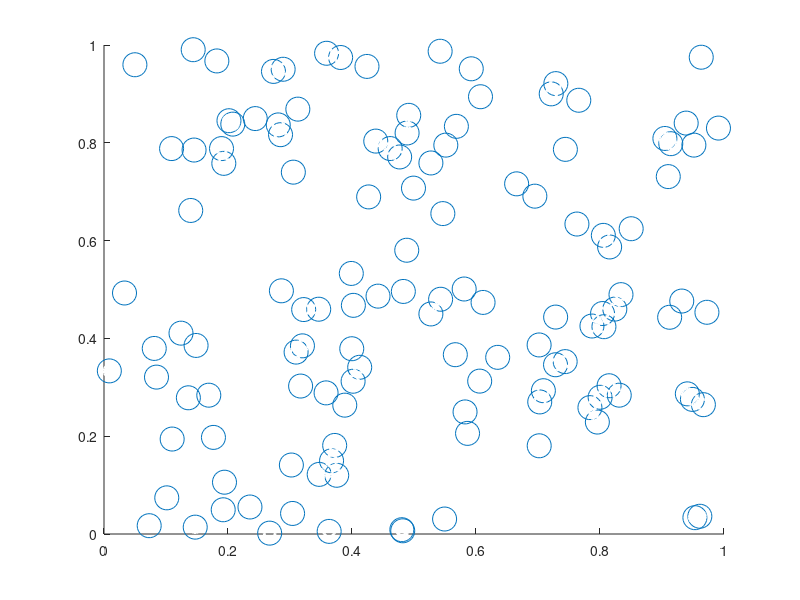

The MATLAB source for this figure: (Note: this script raises an error after producing the figure.)
% @file     lloyd.m
% @author   afruehstueck
% @date     23/03/2017

function lloyd(N, max_iterations, max_error, seed_from_center)
    %% settings
    % number of seed points
    if nargin < 1
        N = 128;
        seed_from_center = false;

        % iterate until error gets small
        max_error = 1e-8;
        % additional constraint to avoid iterating forever
        max_iterations = 500;
    end
    
    %%
    %initialize random point positions    
    if seed_from_center
        % seed from center
        pts_x = 0.4 + rand(N, 1) * 0.2;
        pts_y = 0.4 + rand(N, 1) * 0.2;
    else
        % seed in entire plot
        pts_x = rand(N, 1);
        pts_y = rand(N, 1);
    end
        
    %initialize centroids
    cts_x = ones(N, 1);
    cts_y = ones(N, 1);
    
    % bounding box
    bounds = [ 0, 0; 0, 1; 1, 1; 1, 0 ];
    
    % create figure
    scr = get(0, 'ScreenSize'); 
    figure('Name', 'Lloyd''s Algorithm', 'NumberTitle', 'off', 'Position', [100 150 2*scr(4)/3 2*scr(4)/3]);
    hold on;
    
    % assign random colors from colormap to cells
    colors = viridis(N);
    
    % polygon plots for each cell
    cells_plots = zeros(N, 1);
    for idx = 1:N
        cells_plots(idx) = patch(pts_x(idx), pts_y(idx), colors(idx, :));
    end
    
    % plot containing the current points - colormap shows the current error
    % for each point: the more yellow it gets, the smaller the error
    pts_plot = scatter(pts_x, pts_y, 300, 'r.');
    colormap(flipud(autumn))
    caxis([1e-5 1e-3])
    
    % plot containing the polygon centroids
    cts_plot = plot(pts_x, pts_y, 'wo', 'MarkerSize', 8, 'LineWidth', 2);
    
    cur_iteration = 0;
    %initialize mean squared error
    MSE = 1;
    while(MSE > max_error && cur_iteration < max_iterations)   
        cur_iteration = cur_iteration + 1;
        
        % use helper function to calculate bounded voronoi regions
        [V, C] = voronoiBounded(pts_x, pts_y, bounds);

        for idx = 1:numel(C)
            verts_x = V(C{idx}, 1);
            verts_y = V(C{idx}, 2);
            [cts_x(idx), cts_y(idx)] = centroid(verts_x, verts_y);
        
            % update the voronoi cells in plot
            set(cells_plots(idx), 'XData', verts_x, 'YData', verts_y);
        end
        
        % calculate euclidean distances between point positions and new centroid positions
        errors = norm_per_row([cts_x cts_y] - [pts_x pts_y]);
        squared_errors = errors.^2;
        MSE = 1/N * sum(squared_errors);
        disp(['current MSE: ', num2str(MSE)]);
        
        % move all points to new centroid positions (unless these are nan)
        pts_x = ~isnan(cts_x) .* cts_x + isnan(cts_x) .* pts_x;
        pts_y = ~isnan(cts_y) .* cts_y + isnan(cts_y) .* pts_y;
        
        % update centroid positions in plot
        set(cts_plot, 'XData', cts_x, 'YData', cts_y);
        
        % redraw all plot contents during animation
        drawnow;
        
        % update point positions in plot
        set(pts_plot, 'XData', pts_x, 'YData', pts_y, 'CData', errors);
    end
    
    % output evaluation
    if cur_iteration == max_iterations
        disp(['suspended algorithm after ', num2str(max_iterations), ' iterations']);
    else
        disp(['algorithm converged after ', num2str(cur_iteration), ' iterations']);
    end
end

% http://www.mathworks.com/matlabcentral/fileexchange/34428-voronoilimit
function [V, C] = voronoiBounded(x, y, bounds)
    % add 4 additional edges
    xA = [x; 0;  0; -2; 2];
    yA = [y; -2; 2;  0; 0];

    [vi, ci] = voronoin([xA, yA]);

    % remove the last 4 cells
    C = ci(1:end-4);
    V = vi;
    
    for idx=1:length(C)
            % convert the contour coordinate to clockwise order
            pts = V(C{idx},:);
            K = convhull(pts);
            K = K(end-1:-1:1);
            C{idx} = C{idx}(K);
            X2 = pts(K, 1);
            Y2 = pts(K, 2);
            % polybool restricts polygons to domain
            % if all points are inside the bounding box, then skip it
            if (all((X2 <= max(bounds(:, 1))) & (X2 >= min(bounds(:, 1))) & (Y2 <= max(bounds(:, 2))) & (Y2 >= min(bounds(:, 2))))) continue; end;
        
            [vert_x, vert_y] = polybool('intersection', bounds(:, 1), bounds(:, 2), X2, Y2);
            
            inds = nan(1, length(vert_x));
            for vert_i = 1:length(vert_x)
                if any(V(:, 1) == vert_x(vert_i)) && any(V(:, 2) == vert_y(vert_i))
                    i_x = find(V(:, 1) == vert_x(vert_i));
                    i_y = find(V(:, 2) == vert_y(vert_i));
                    for ib=1:length(i_x)
                        if any(i_x(ib) == i_y)
                            inds(vert_i) = i_x(ib);
                        end
                    end
                    if isnan(inds(vert_i)) == 1
                        lv = length(V);
                        V(lv+1,1) = vert_x(vert_i);
                        V(lv+1,2) = vert_y(vert_i);
                        inds(vert_i) = lv + 1;
                    end
                else
                    lv = length(V);
                    V(lv+1, 1) = vert_x(vert_i);
                    V(lv+1, 2) = vert_y(vert_i);
                    inds(vert_i) = lv + 1;
                end
            end
            C{idx} = inds;
    end
end

% helper function that calculates row-wise norm
function N = norm_per_row(M) 
    N = sqrt(sum(M.^2, 2));
end